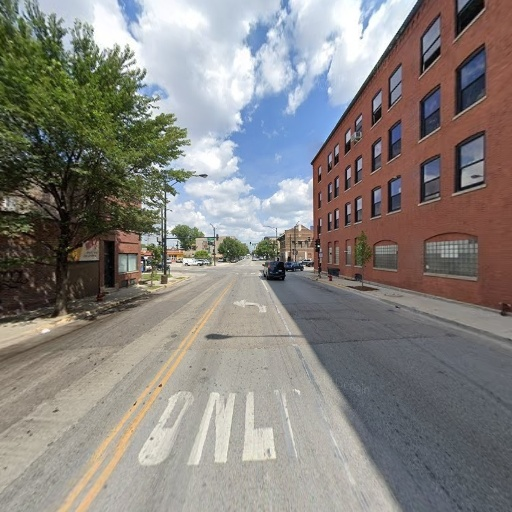
#> input picture front_U1wVHDYpSE7wIUQeItvlhg,41.852282,-87.646483,_input.png, 512 x 512 px
$ python m.py
#> lines starting #> are read from the running program, lines starting #| are printed output that depends on the picture; after the words box and inside, x2 and y2 are one past the last pixel; in counts of white or black regions, pixels touching at a corner belong together
import os
import cv2
import numpy as np


def load_images(rgb_path, depth_path):
    if not os.path.exists(rgb_path):
        raise FileNotFoundError(f"RGB image not found: {rgb_path}")
    if not os.path.exists(depth_path):
        raise FileNotFoundError(f"Depth image not found: {depth_path}")

    rgb = cv2.imread(rgb_path, cv2.IMREAD_COLOR)
    depth = cv2.imread(depth_path, cv2.IMREAD_GRAYSCALE)

    if rgb is None:
        raise ValueError(f"Could not read RGB image: {rgb_path}")
    if depth is None:
        raise ValueError(f"Could not read depth image: {depth_path}")

    if rgb.shape[:2] != depth.shape[:2]:
        raise ValueError(
            f"RGB and depth image sizes do not match. "
            f"RGB: {rgb.shape[:2]}, Depth: {depth.shape[:2]}"
        )

    return rgb, depth


def estimate_intrinsics_from_image_size(width, height, fov_deg=90.0):
    """
    Approximate camera intrinsics from image size and horizontal FOV.
    This is only an approximation if true intrinsics are unknown.
    """
    cx = width / 2.0
    cy = height / 2.0

    fov_rad = np.deg2rad(fov_deg)
    fx = width / (2.0 * np.tan(fov_rad / 2.0))
    fy = fx

    K = np.array([
        [fx, 0.0, cx],
        [0.0, fy, cy],
        [0.0, 0.0, 1.0]
    ], dtype=np.float32)

    return K


def convert_depth_to_relative_distance(depth_gray, near=1.0, far=50.0):
    """
    Depth Anything style depth maps are often relative.
    We map white to near and black to far.

    depth_gray: uint8 image where bright = near, dark = far

    Returns:
        Z: approximate distance map
    """
    d = depth_gray.astype(np.float32) / 255.0

    # Invert because white = near, black = far
    # d_inv near 0 => near
    # d_inv near 1 => far
    d_inv = 1.0 - d

    Z = near + d_inv * (far - near)
    return Z


def create_valid_mask(rgb, depth_gray, sky_dark_threshold=20, min_depth_gray=5):
    """
    Build a mask to ignore obvious sky or invalid far regions.

    Heuristic:
    1. Ignore very dark depth pixels
    2. Ignore upper region if it is very dark in depth
    """
    h, w = depth_gray.shape

    valid = np.ones((h, w), dtype=np.uint8)

    # Remove extremely dark pixels
    valid[depth_gray <= min_depth_gray] = 0

    # Stronger removal in upper part, because sky is often there
    upper_limit = int(0.45 * h)
    upper_region = depth_gray[:upper_limit, :]
    sky_like = upper_region < sky_dark_threshold
    valid[:upper_limit, :][sky_like] = 0

    # Optional mild RGB based sky suppression
    # Sky is often bright and bluish, but keep it conservative
    b = rgb[:, :, 0].astype(np.float32)
    g = rgb[:, :, 1].astype(np.float32)
    r = rgb[:, :, 2].astype(np.float32)

    blue_dominant = (b > g + 10) & (b > r + 10) & (b > 100)
    valid[:upper_limit, :][blue_dominant[:upper_limit, :]] = 0

    return valid


def backproject_to_3d(rgb, Z, K, valid_mask, stride=2):
    """
    Back project pixels to 3D in camera coordinates.

    Camera coordinates:
    X to right
    Y down
    Z forward
    """
    h, w = Z.shape
    fx = K[0, 0]
    fy = K[1, 1]
    cx = K[0, 2]
    cy = K[1, 2]

    points = []
    colors = []

    for v in range(0, h, stride):
        for u in range(0, w, stride):
            if valid_mask[v, u] == 0:
                continue

            z = Z[v, u]
            if z <= 0:
                continue

            x = (u - cx) * z / fx
            y = (v - cy) * z / fy

            points.append([x, y, z])
            colors.append(rgb[v, u, ::-1] / 255.0)  # convert BGR to RGB

    if len(points) == 0:
        raise ValueError("No valid 3D points were generated. Try relaxing the mask thresholds.")

    return np.array(points, dtype=np.float32), np.array(colors, dtype=np.float32)


def rotate_points_for_top_view(points):
    """
    Convert camera frame to a simple world like bird's eye frame.

    Camera frame:
    X right
    Y down
    Z forward

    Bird's eye plane:
    horizontal axis = X
    vertical axis = Z

    We use:
    top_x = X
    top_y = Z

    Also keep height = -Y if needed
    """
    top_x = points[:, 0]
    top_y = points[:, 2]
    height = -points[:, 1]

    return top_x, top_y, height


def rasterize_top_view(top_x, top_y, colors, grid_size=0.10, padding=20):
    """
    Rasterize 3D points onto a top view image.

    grid_size:
        meters per pixel approximately, under relative scaling assumptions

    Since depth is relative, this is only approximate.
    """
    min_x = np.min(top_x)
    max_x = np.max(top_x)
    min_y = np.min(top_y)
    max_y = np.max(top_y)

    width = int(np.ceil((max_x - min_x) / grid_size)) + 2 * padding + 1
    height = int(np.ceil((max_y - min_y) / grid_size)) + 2 * padding + 1

    width = max(width, 200)
    height = max(height, 200)

    canvas = np.zeros((height, width, 3), dtype=np.uint8)
    zbuffer = np.full((height, width), np.inf, dtype=np.float32)

    for i in range(len(top_x)):
        px = int((top_x[i] - min_x) / grid_size) + padding
        py = int((top_y[i] - min_y) / grid_size) + padding

        # invert vertical so farther points go upward in image
        py = height - 1 - py

        if px < 0 or px >= width or py < 0 or py >= height:
            continue

        # Use forward distance as depth in top image
        dist = top_y[i]

        if dist < zbuffer[py, px]:
            zbuffer[py, px] = dist
            canvas[py, px] = (colors[i] * 255).astype(np.uint8)

    return canvas


def densify_top_view(image, kernel_size=3, iterations=2):
    """
    Fill sparse holes for better visualization.
    """
    result = image.copy()

    for _ in range(iterations):
        gray = cv2.cvtColor(result, cv2.COLOR_BGR2GRAY)
        mask = (gray == 0).astype(np.uint8) * 255

        dilated = cv2.dilate(result, np.ones((kernel_size, kernel_size), np.uint8), iterations=1)
        result[mask > 0] = dilated[mask > 0]

    return result


def save_outputs(output_dir, rgb, depth, valid_mask, top_view_raw, top_view_filled):
    os.makedirs(output_dir, exist_ok=True)

    masked_rgb = rgb.copy()
    masked_rgb[valid_mask == 0] = 0

    cv2.imwrite(os.path.join(output_dir, "01_rgb_input.jpg"), rgb)
    cv2.imwrite(os.path.join(output_dir, "02_depth_input.jpg"), depth)
    cv2.imwrite(os.path.join(output_dir, "03_valid_mask.png"), valid_mask * 255)
    cv2.imwrite(os.path.join(output_dir, "04_masked_rgb.jpg"), masked_rgb)
    cv2.imwrite(os.path.join(output_dir, "05_top_view_raw.jpg"), top_view_raw)
    cv2.imwrite(os.path.join(output_dir, "06_top_view_filled.jpg"), top_view_filled)


def main():
    # =========================================================
    # Change these paths
    # =========================================================
    rgb_path = "front_U1wVHDYpSE7wIUQeItvlhg,41.852282,-87.646483,_input.png"
    depth_path = "front_U1wVHDYpSE7wIUQeItvlhg,41.852282,-87.646483,_raw.png"
    output_dir = "output_birds_eye"

    # =========================================================
    # Tunable parameters
    # =========================================================
    approx_fov_deg = 90.0
    near_dist = 1.0
    far_dist = 10.0
    point_stride = 1
    grid_size = 0.01

    rgb, depth = load_images(rgb_path, depth_path)
#> in load_images, rgb is the input picture: shape (512, 512, 3); mean B, G, R 127.4, 131.4, 135.1
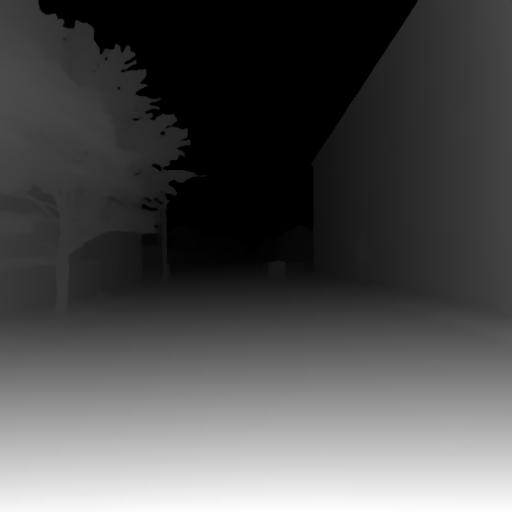
#> input picture front_U1wVHDYpSE7wIUQeItvlhg,41.852282,-87.646483,_raw.png, 512 x 512 px
#> in load_images, depth is the input picture: shape (512, 512); min 0, max 255, mean 79.2
    h, w = depth.shape
#> h = 512; w = 512

    print(f"Loaded RGB image:   {rgb_path}")
    print(f"Loaded depth image: {depth_path}")
    print(f"Image size: {w} x {h}")
#| Image size: 512 x 512

    K = estimate_intrinsics_from_image_size(w, h, fov_deg=approx_fov_deg)
    Z = convert_depth_to_relative_distance(depth, near=near_dist, far=far_dist)
    valid_mask = create_valid_mask(rgb, depth, sky_dark_threshold=20, min_depth_gray=5)
#> in create_valid_mask, `sky_like = upper_region < sky_dark_threshold`:
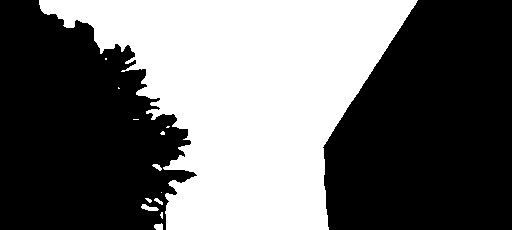
#> sky_like: shape (230, 512) bool; 41.4% white; 13 white regions (7 under 20 px), largest, box (x1, y1, x2, y2) and area: (39, 0, 418, 230) 48455, (141, 204, 159, 211) 73, (154, 223, 163, 230) 51, (152, 164, 162, 171) 38, (154, 198, 163, 205) 31, (145, 198, 152, 203) 20
#> in create_valid_mask, `blue_dominant = (b > g + 10) & (b > r + 10) & (b > 100)`: blue_dominant: shape (512, 512) bool; 14.2% white; 113 white regions (74 under 20 px), largest, box (x1, y1, x2, y2) and area: (137, 0, 369, 234) 28228, (361, 424, 456, 512) 2138, (96, 0, 147, 44) 1020
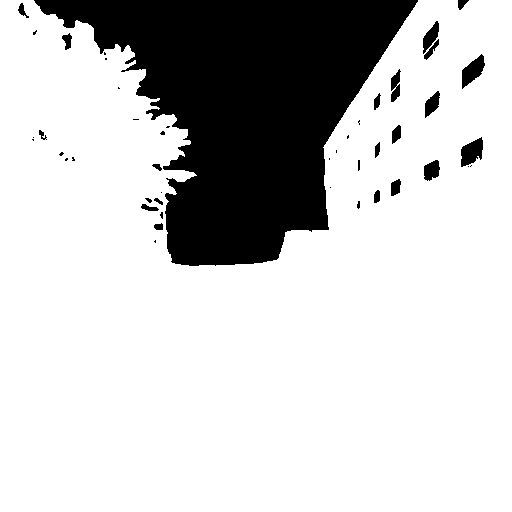
#> valid_mask: shape (512, 512); values 0 (black) and 1 (white), 78.9% white; 46 black regions (23 under 20 px), largest, box (x1, y1, x2, y2) and area: (34, 0, 418, 266) 52407, (461, 137, 483, 167) 434, (462, 54, 485, 89) 418

    points, colors = backproject_to_3d(
        rgb=rgb,
        Z=Z,
        K=K,
        valid_mask=valid_mask,
        stride=point_stride
    )
#> after the loop in backproject_to_3d, `for v in range(0, h, stride):`: colors = 206734 items

    print(f"Generated 3D points: {len(points)}")
#| Generated 3D points: 206734

    top_x, top_y, height_vals = rotate_points_for_top_view(points)

    top_view_raw = rasterize_top_view(
        top_x=top_x,
        top_y=top_y,
        colors=colors,
        grid_size=grid_size,
        padding=20
    )
#> in rasterize_top_view, `min_x = np.min(top_x)`: min_x = -8.13
#> in rasterize_top_view, `max_x = np.max(top_x)`: max_x = 7.89
#> in rasterize_top_view, `min_y = np.min(top_y)`: min_y = 1
#> in rasterize_top_view, `max_y = np.max(top_y)`: max_y = 9.79
#> in rasterize_top_view, `width = int(np.ceil((max_x - min_x) / grid_size)) + 2 * padding + 1`: width = 1643
#> in rasterize_top_view, `height = int(np.ceil((max_y - min_y) / grid_size)) + 2 * padding + 1`: height = 920
#> in rasterize_top_view, `zbuffer = np.full((height, width), np.inf, dtype=np.float32)`: zbuffer: shape (920, 1643) float32; every value is NaN or infinite
#> the loop in rasterize_top_view, `for i in range(len(top_x)):` made 206734 passes
#> (px, py, dist) on passes 1 to 3: (51, 218, 7.81), (47, 211, 7.88), (57, 218, 7.81)
#> after the loop in rasterize_top_view, `for i in range(len(top_x)):`:
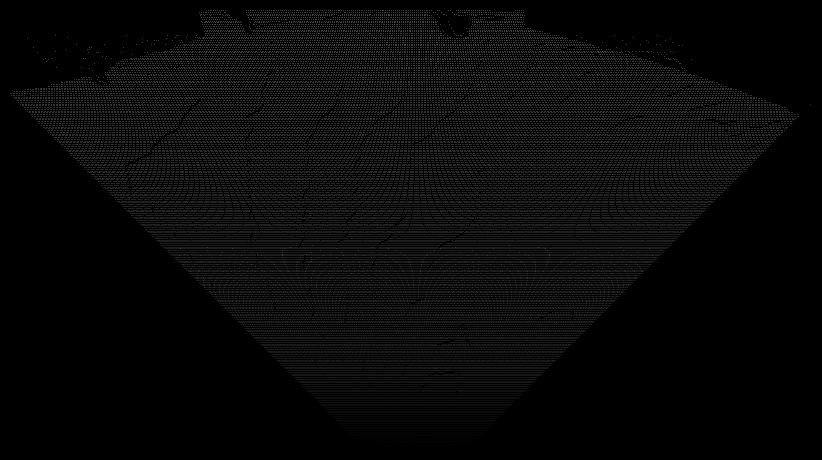
#> zbuffer: shape (920, 1643) float32 (shown at 1/2 size); 92.89% of the values are NaN or infinite; the others: min 1, max 9.79, mean 5.26; drawn with min black, max white, NaN and infinite black

    top_view_filled = densify_top_view(top_view_raw, kernel_size=3, iterations=3)
#> the loop in densify_top_view, `for _ in range(iterations):` made 3 passes
#> pass 1, in densify_top_view, `mask = (gray == 0).astype(np.uint8) * 255`:
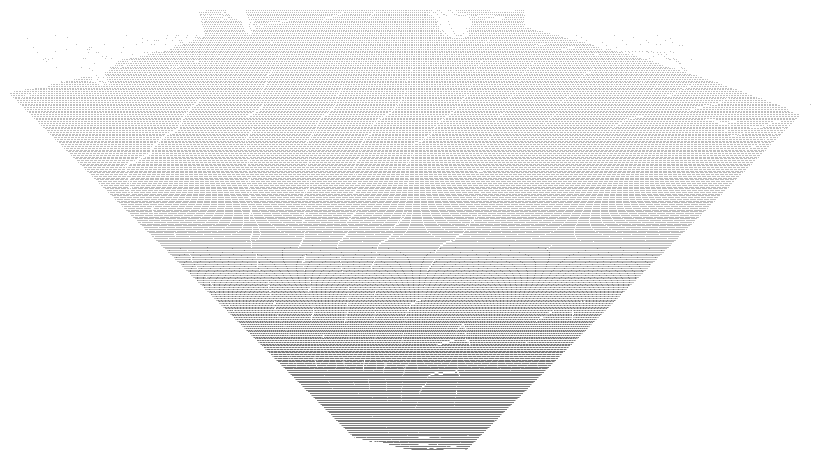
#> mask: shape (920, 1643) (shown at 1/2 size); 92.9% white; black in thin lines or dots
#> after the loop in densify_top_view, `for _ in range(iterations):`:
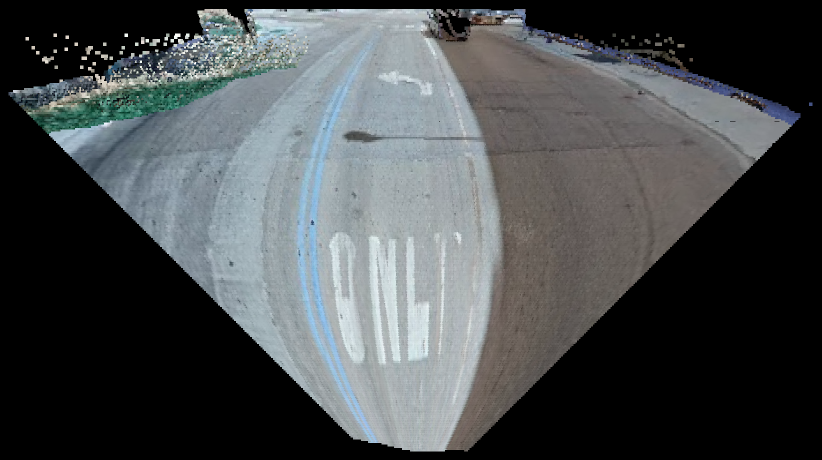
#> result: shape (920, 1643, 3) (shown at 1/2 size); mean of channels 0, 1, 2 78, 76.4, 72.6; drawn as B, G, R

    save_outputs(
        output_dir=output_dir,
        rgb=rgb,
        depth=depth,
        valid_mask=valid_mask,
        top_view_raw=top_view_raw,
        top_view_filled=top_view_filled
    )
#> in save_outputs, `masked_rgb[valid_mask == 0] = 0`:
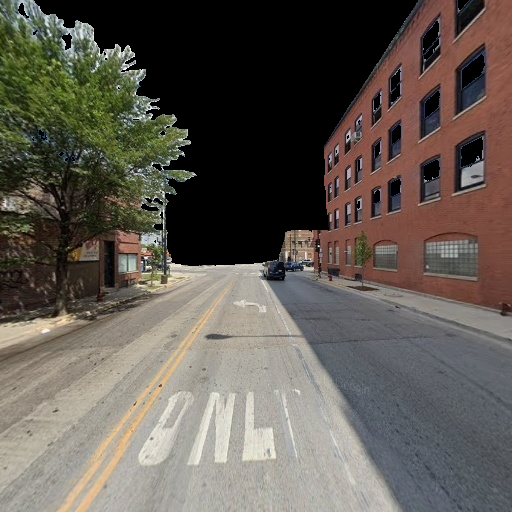
#> masked_rgb: shape (512, 512, 3); mean B, G, R 82.5, 90.2, 96.9

    print("\nSaved outputs in:", output_dir)
    print("  01_rgb_input.jpg")
    print("  02_depth_input.jpg")
    print("  03_valid_mask.png")
    print("  04_masked_rgb.jpg")
    print("  05_top_view_raw.jpg")
    print("  06_top_view_filled.jpg")


if __name__ == "__main__":
    main()
